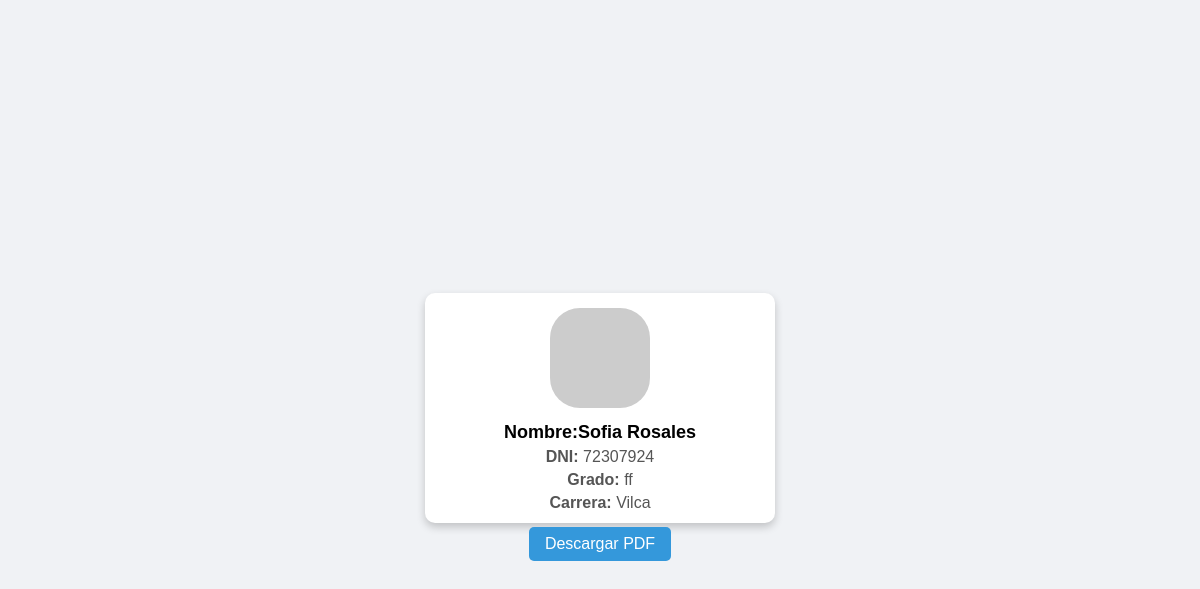
The page /carnet/2/ on the database its author committed.
### generator/models.py (models this page shows, shortened)
class Estudiante(models.Model):
    dni = models.CharField(max_length=8, unique=True)
    nombre = models.CharField(max_length=100)
    carrera = models.CharField(max_length=100, blank=True, null=True)
    grado = models.CharField(max_length=100, blank=True, null=True)
    foto = models.ImageField(upload_to='fotos/', blank=True, null=True)
    telefono = models.CharField(
        max_length=9,
        verbose_name="Teléfono del Estudiante",
        default="000000000"
    )
    telefono_apoderado = models.CharField(
        max_length=9,
        verbose_name="Teléfono del Apoderado",
        default="000000000"
    )
    direccion = models.CharField(
        max_length=200,
        verbose_name="Dirección",
        default="Sin dirección"
    )
    fecha_inicio = models.DateField(
        verbose_name="Fecha de Inicio",
        default=timezone.now
    )
    dia_pago = models.IntegerField(
        verbose_name="Día de Pago",
        choices=[(i,i) for i in range(1,32)],
        default=1
    )

### generator/views.py (the view)
# urls.py: path('carnet/<int:estudiante_id>/', views.generar_carnet, name='generar_carnet'),
def generar_carnet(request, estudiante_id):
    estudiante = get_object_or_404(Estudiante, id=estudiante_id)
    return render(request, 'generator/carnet.html', {'estudiante': estudiante})

### generator/templates/generator/carnet.html (shortened to what this page needs)
<!DOCTYPE html>
<html lang="es">
<head>
</head>
<body>
    <div class="carnet">
        {% if estudiante.foto %}
            <img src="{{ estudiante.foto.url }}" alt="Foto del estudiante">
        {% else %}
            <img src="https://via.placeholder.com/80" alt="Sin foto">
        {% endif %}
        <h2> Nombre:</strong>{{ estudiante.nombre }} </h2>
        <p><strong>DNI:</strong> {{ estudiante.dni }}</p>
        <p><strong>Grado:</strong> {{ estudiante.grado }}</p>
        <p><strong>Carrera:</strong> {{ estudiante.carrera }}</p>
        <a href="{% url 'carnet_pdf' estudiante.id %}" target="_blank" style="display:inline-block; margin-top:10px; padding:8px 16px; background:#3498db; color:white; text-decoration:none; border-radius:5px;">
         Descargar PDF</a>
    </div>
</body>
</html>

### generator/templates/generator/carnet.html (style rules this page uses)
body { font-family: Arial, sans-serif; background: #f0f2f5; display: flex; justify-content: center; align-items: center; height: 100vh; }
.carnet { width: 320px; height: 200px; background: white; border-radius: 10px; box-shadow: 0 4px 8px rgba(0,0,0,0.2); padding: 15px; text-align: center; }
.carnet img { width: 100px; height: 100px; border-radius: 30%; object-fit: cover; }
.carnet h2 { margin: 10px 0 0; font-size: 18px; }
.carnet p { margin: 5px 0; color: #555; }

### rows shown on the page
Estudiante: nombre "Sofia Rosales", dni "72307924", grado "ff", carrera "Vilca"
